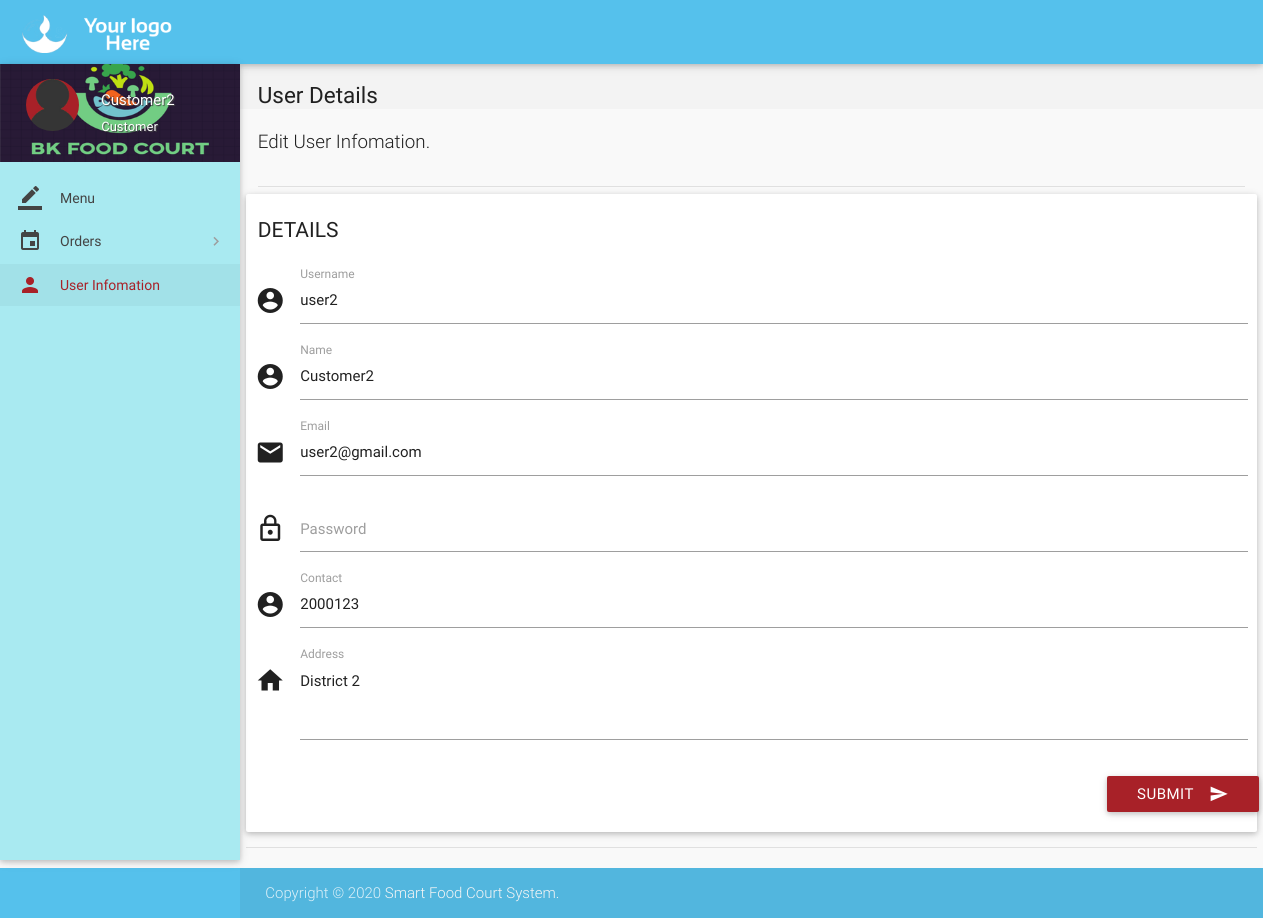
/details.php (signed in), run on the app's committed database.
### tables this page shows
CREATE TABLE `users` (
  `id` int(11) NOT NULL,
  `role` varchar(15) NOT NULL DEFAULT 'Customer',
  `name` varchar(15) NOT NULL,
  `username` varchar(10) NOT NULL,
  `password` varchar(16) NOT NULL,
  `email` varchar(35) NULL,
  `address` varchar(300) NULL,
  `contact` bigint(11) NOT NULL,
  `verified` tinyint(1) NOT NULL DEFAULT '0',
  `deleted` tinyint(4) NOT NULL DEFAULT '0'
);

### includes/connect.php (called while the page is built, shortened)
<?php
$role = $_SESSION['role'];
?>

### details.php (the view, shortened to what this page needs)
<?php
include 'includes/connect.php';
$user_id = $_SESSION['user_id'];
$result = mysqli_query($con, "SELECT * FROM users where id = $user_id");
while($row = mysqli_fetch_array($result)){
$name = $row['name'];
$address = $row['address'];
$contact = $row['contact'];
$email = $row['email'];
$username = $row['username'];
}
	if($_SESSION['customer_sid']==session_id())
	{
		?>
<!DOCTYPE html>
<html lang="en">
<head>
  <link href="css/materialize.min.css" type="text/css" rel="stylesheet" media="screen,projection">
  <link href="css/style.min.css" type="text/css" rel="stylesheet" media="screen,projection">
  <link href="css/custom/custom.min.css" type="text/css" rel="stylesheet" media="screen,projection">
  <link href="js/plugins/perfect-scrollbar/perfect-scrollbar.css" type="text/css" rel="stylesheet" media="screen,projection">
</head>
<body>
  <header id="header" class="page-topbar">
        <div class="navbar-fixed">
            <nav class="navbar-color">
                <div class="nav-wrapper">
                    <ul class="left">
                      <li><h1 class="logo-wrapper"><a href="index.php" class="brand-logo darken-1"><img src="images/materialize-logo.png" alt="logo"></a> <span class="logo-text">Logo</span></h1></li>
                    </ul>
                </div>
            </nav>
        </div>
  </header>
  <div id="main">
    <div class="wrapper">
      <aside id="left-sidebar-nav">
        <ul id="slide-out" class="side-nav fixed leftside-navigation">
            <li class="user-details cyan darken-2">
            <div class="row">
                <div class="col col s4 m4 l4">
                    <img src="images/avatar.jpg" alt="" class="circle responsive-img valign profile-image">
                </div>
                <div class="col col s8 m8 l8">
                    <a class="btn-flat dropdown-button waves-effect waves-light white-text profile-btn" href="#" data-activates="profile-dropdown"><?php echo $name;?> <i class="mdi-navigation-arrow-drop-down right"></i></a>
                    <p class="user-roal"><?php echo $role;?></p>
                </div>
            </div>
            </li>
            <li class="bold"><a href="index.php" class="waves-effect waves-cyan"><i class="mdi-editor-border-color"></i>Menu</a>
            </li>
                <li class="no-padding">
                    <ul class="collapsible collapsible-accordion">
                        <li class="bold"><a class="collapsible-header waves-effect waves-cyan"><i class="mdi-editor-insert-invitation"></i> Orders</a>
                        </li>
                    </ul>
                </li>
            <li class="bold active"><a href="details.php" class="waves-effect waves-cyan"><i class="mdi-social-person"></i>User Infomation</a>
            </li>
        </ul>
        </aside>
      <section id="content">
        <div id="breadcrumbs-wrapper">
          <div class="container">
            <div class="row">
              <div class="col s12 m12 l12">
                <h5 class="breadcrumbs-title">User Details</h5>
              </div>
            </div>
          </div>
        </div>
        <div class="container">
          <p class="caption">Edit User Infomation.</p>
          <div class="divider"></div>
            <div class="row">
              <div class="col s12 m4 l3">
                <h4 class="header">Details</h4>
              </div>
<div>
                <div class="card-panel">
                  <div class="row">
                    <form class="formValidate" id="formValidate" method="post" action="routers/details-router.php" novalidate="novalidate"class="col s12">
                      <div class="row">
                        <div class="input-field col s12">
                          <i class="mdi-action-account-circle prefix"></i>
                          <input name="username" id="username" type="text" value="<?php echo $username;?>" data-error=".errorTxt1">
                          <label for="username" class="">Username</label>
                        </div>
                      </div>
                      <div class="row">
                        <div class="input-field col s12">
                          <i class="mdi-action-account-circle prefix"></i>
                          <input name="name" id="name" type="text" value="<?php echo $name;?>" data-error=".errorTxt2">
                          <label for="name" class="">Name</label>
                        </div>
                      </div>
                      <div class="row">
                        <div class="input-field col s12">
                          <i class="mdi-communication-email prefix"></i>
                          <input name="email" id="email" type="email" value="<?php echo $email;?>" data-error=".errorTxt3">
                          <label for="email" class="">Email</label>
                        </div>
                      </div>
                      <div class="row">
                        <div class="input-field col s12">
                          <i class="mdi-action-lock-outline prefix"></i>
                          <input name="password" id="password" type="password" data-error=".errorTxt4">
                          <label for="password" class="">Password</label>
                        </div>
                      </div>
                      <div class="row">
                        <div class="input-field col s12">
                          <i class="mdi-action-account-circle prefix"></i>
                          <input name="phone" id="phone" type="number" value="<?php echo $contact;?>" data-error=".errorTxt5">
                          <label for="phone" class="">Contact</label>
                        </div>
                      </div>
                      <div class="row">
                        <div class="input-field col s12">
                          <i class="mdi-action-home prefix"></i>
                          <textarea name="address" id="address" class="materialize-textarea validate" data-error=".errorTxt6"><?php echo $address;?></textarea>
                          <label for="address" class="">Address</label>
                        </div>
                        <div class="row">
                          <div class="input-field col s12">
                            <button class="btn cyan waves-effect waves-light right" type="submit" name="action">Submit
                              <i class="mdi-content-send right"></i>
                            </button>
                          </div>
                        </div>
                      </div>
                    </form>
                  </div>
                </div>
              </div>
            <div class="divider"></div>
          </div>
      </section>
    </div>
  </div>
  <footer class="page-footer">
    <div class="footer-copyright">
      <div class="container">
        <span>Copyright © 2020 <a class="grey-text text-lighten-4" href="#" target="_blank">Smart Food Court System.</a></span>
        </div>
    </div>
  </footer>
</body>
</html>
<?php
	}
?>

### details.php (style rules this page uses)
.input-field label.active { width:100%; }

### data on the page
users: name "Customer2", username "user2", email "user2@gmail.com", phone "2000123", address "District 2"

### other printed values
$role "Customer"
